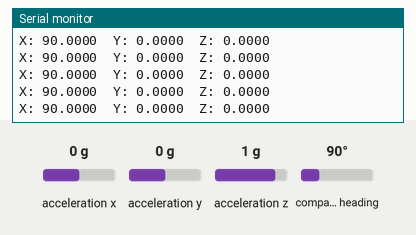
The sketch below on a simulated Arduino Leonardo, built with avr-gcc and run on an emulated ATmega32U4. On the bench: the last lines printed to the serial monitor. The test bench sets the inputs (shaded band); at power-on: acceleration y 0 g, acceleration x 0 g, acceleration z 1 g, compass heading 90°.

Above: at 2.2 s.
2.3 s: acceleration y set to -1.4 g
At 2.36 s:
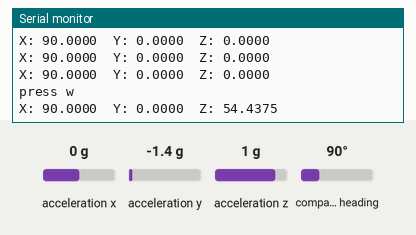
3.8 s: acceleration x set to -1.4 g
At 3.82 s:
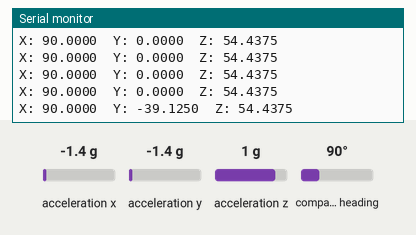
5.3 s: acceleration z set to -1.4 g
At 5.39 s:
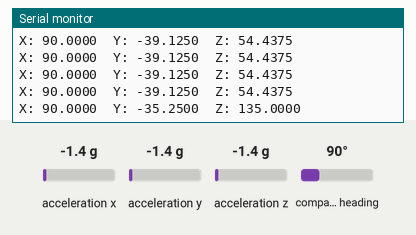
6.8 s: compass heading set to 7°
At 6.85 s:
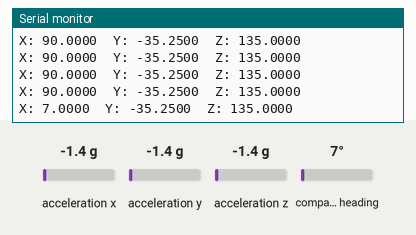
Timing chart, 0 to 9.3 s (numbered marks = the images above; inputs shaded):
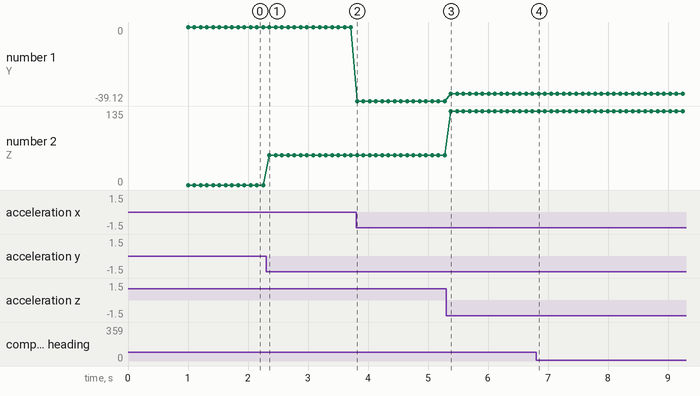

The sketch:

imu_test.ino
```cpp
#include <Wire.h>
#include <Adafruit_Sensor.h>
#include <Adafruit_BNO055.h>
#include <utility/imumaths.h>
#include <Keyboard.h>

Adafruit_BNO055 bno = Adafruit_BNO055(0x28);
  int w = 0;
  int a = 0;
  int s = 0;
  int d = 0;
  int t = 5;

void setup(void)
{
  Serial.begin(9600);
  Serial.println("Orientation Sensor Test"); Serial.println("");

  /* Initialise the sensor */
  if(!bno.begin())
  {
    /* There was a problem detecting the BNO055 ... check your connections */
    Serial.print("Ooops, no BNO055 detected ... Check your wiring or I2C ADDR!");
    while(1);
  }

  delay(1000);

  bno.setExtCrystalUse(true);
}

void loop(void)
{
  /* Get a new sensor event */
  sensors_event_t event;
  bno.getEvent(&event);


  if (event.orientation.z > t) {
    if (!w) {
      w = 1;
      Keyboard.press('w');
      Serial.println("press w");
    }
  } else {
    if (w) {
      w = 0;
      Keyboard.release('w');
      Serial.println("press w");
    }
  }
  if (event.orientation.z < -t) {
    if (!s) {
      s = 1;
      Keyboard.press('s');
    }
  } else {
    if (s) {
      s = 0;
      Keyboard.release('s');
    }
  }
   if (event.orientation.y > t) {
    if (!a) {
      a = 1;
      Keyboard.press('a');
    }
  } else {
    if (a) {
      a = 0;
      Keyboard.release('a');
    }
  }
  if (event.orientation.y < -t) {
    if (!d) {
      d = 1;
      Keyboard.press('d');
    }
  } else {
    if (d) {
      d = 0;
      Keyboard.release('d');
    }
  }
  /* Display the floating point data */
  Serial.print("X: ");
  Serial.print(event.orientation.x, 4);
  Serial.print("\tY: ");
  Serial.print(event.orientation.y, 4);
  Serial.print("\tZ: ");
  Serial.print(event.orientation.z, 4);
  Serial.println("");

  delay(100);
}
```

Measured:
- after the input at 2.3 s, the serial monitor: prints a new line after 0.06 s (image 1)
- after the input at 3.8 s, the serial monitor: prints a new line at once (image 2)
- after the input at 5.3 s, the serial monitor: prints a new line after 0.08 s (image 3)
- after the input at 6.8 s, the serial monitor: prints a new line at once (image 4)
- plotted number 1: 0 → -39.12 after the input at 3.8 s, -39.12 → -35.25 after the input at 5.3 s
- plotted number 2: 0 → 54.44 after the input at 2.3 s, 54.44 → 135 after the input at 5.3 s
